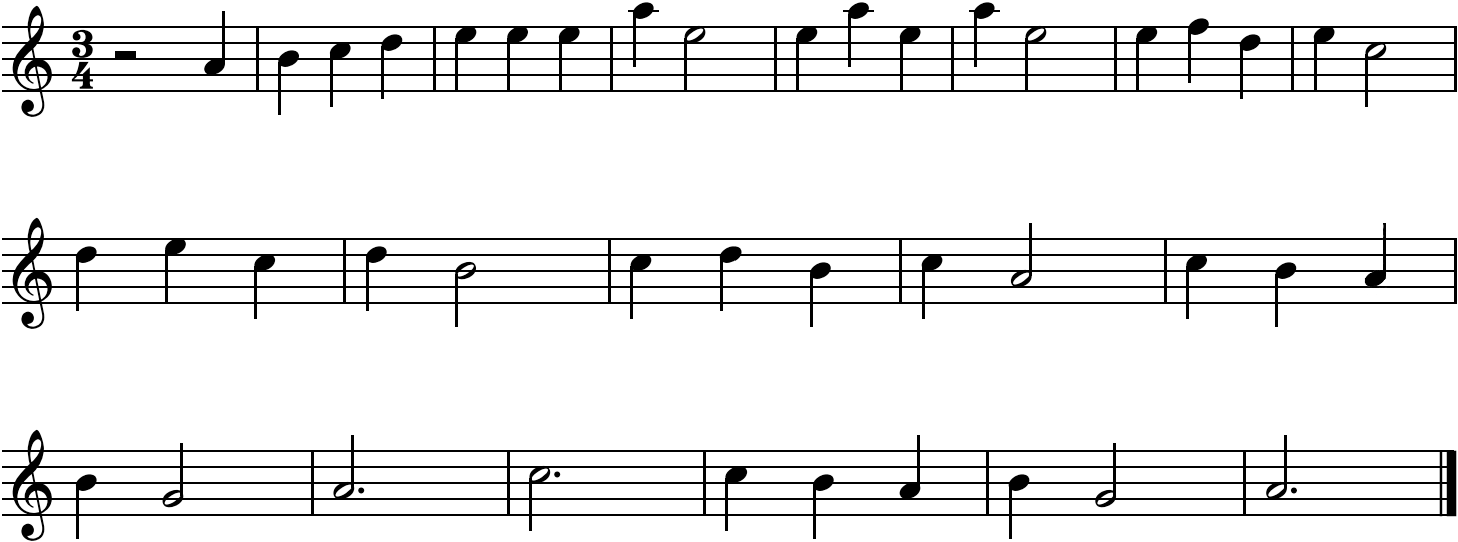
#> input picture JaneMaryam/Maryam.png, 1458 x 542 px
$ jupyter execute --allow-errors Maryam.ipynb
#> lines starting #> are read from the running program, lines starting #| are printed output that depends on the picture
[cell 1]
import cv2 as cv
import numpy as np
from matplotlib import pyplot as plt
import pydub
import sounddevice as sd
from matplotlib import pyplot as plt
from scipy.io.wavfile import read, write

[cell 2]
img = cv.imread("Maryam.png", cv.IMREAD_GRAYSCALE)
#> img is the input picture: shape (542, 1458); min 0, max 255, mean 233.7

[cell 3]
def detectLines(img):
    dst = cv.Canny(img, 50, 200, None, 3)
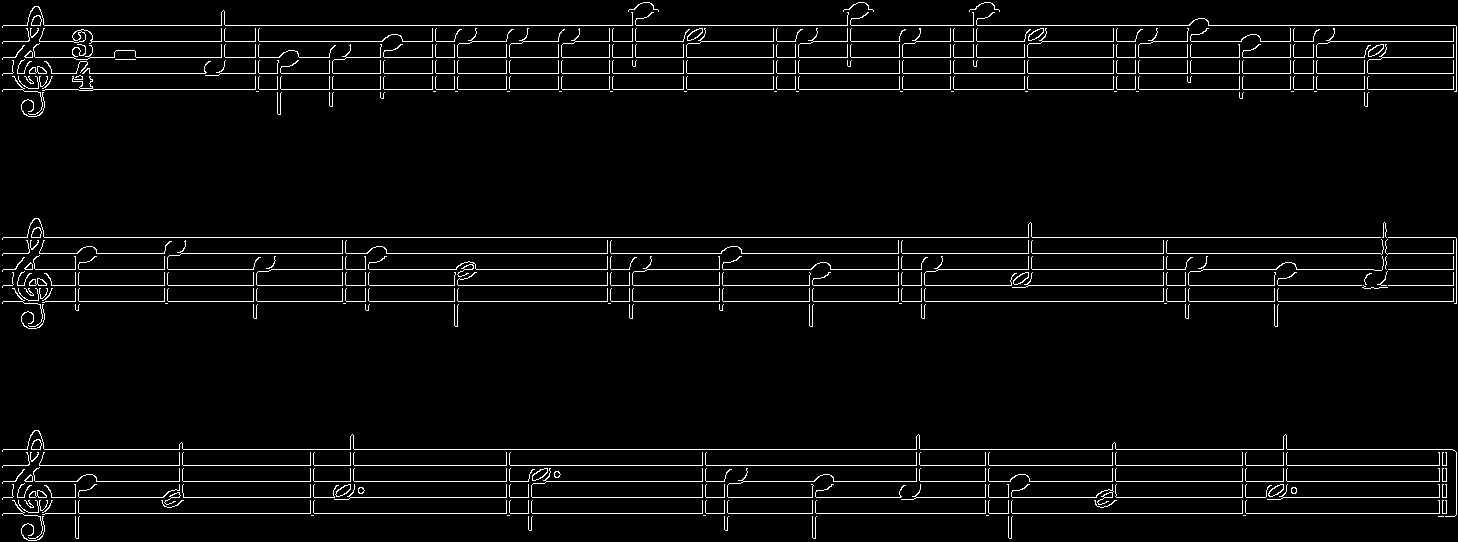
#> dst: shape (542, 1458); 3.9% white in thin lines or dots

    cdst = cv.cvtColor(dst, cv.COLOR_GRAY2BGR)
#> cdst: shape (542, 1458, 3); 3.9% white in thin lines or dots

    linesP = cv.HoughLinesP(dst, 1, np.pi / 180, 50, None, 50, 10)
#> linesP = 69 rows, first 6: [3, 465, 1456, 465], [3, 285, 1011, 285], [741, 253, 1456, 253], [45, 301, 1456, 301], [96, 481, 528, 481], [45, 513, 1456, 513]

    lines_x = []
    lines_y = []

    for i in range(0, len(linesP)):
        l = linesP[i][0]

        if (abs(l[0] - l[2]) <= 1):
            continue

        if (lines_x == [] or lines_y == []):
            lines_x.append(l[0])
            lines_y.append(l[1])

        if (abs(lines_y[-1] - l[1]) < 1):
            continue
        else:
            lines_x.append(l[0])
            lines_y.append(l[1])
#> this loop made 69 passes
#> l on passes 1 to 12: [3, 465, 1456, 465], [3, 285, 1011, 285], [741, 253, 1456, 253], [45, 301, 1456, 301], [96, 481, 528, 481], [45, 513, 1456, 513], [220, 73, 1456, 73], [136, 57, 279, 57], [93, 89, 1456, 89], [3, 449, 1452, 449], [813, 41, 899, 41], [3, 237, 1455, 237]
#> after the loop, lines_x = 53 values, max 1404 at index 22, min 2 at index 30, mean 617.3; lines_y = 53 values, max 513 at index 5, min 25 at index 14, mean 290.8

    lines_x = np.asarray(lines_x)
    lines_y = np.asarray(lines_y)

    index = np.argsort(lines_y)
#> index = 53 values, max 52 at index 39, min 0 at index 35, mean 26
    lines_x = lines_x[index]
#> lines_x = 53 values, max 1404 at index 4, min 2 at index 10, mean 617.3
    lines_y = lines_y[index]
#> lines_y = 53 values from 25 to 513

    diff = np.diff(lines_y)
#> diff = 52 values, max 148 at index 33, min 0 at index 0, mean 9.38
    indices_toKeep = [0]
    for i in range(diff.shape[-1]):
        if (diff[i] > 5):
            indices_toKeep.append(i+1)
#> after the loop, indices_toKeep = [0, 2, 6, 11, 12, 14, 15, 19, 28, 33, 34, 35, 36, 43, 52]

    lines_x = lines_x[indices_toKeep]
#> lines_x = [3, 3, 1382, 220, 93, 3, 741, 164, 1365, 45, 3, 3, 1191, 195, 45]
    lines_y = lines_y[indices_toKeep]
#> lines_y = [25, 41, 57, 73, 89, 237, 253, 268, 284, 301, 449, 465, 481, 497, 513]
    lines_y[6] += 4
    lines_y[13] += 2

    for i in range(lines_y.shape[-1]):
        cv.line(cdst, (0, lines_y[i]), (1740, lines_y[i]), (0,0,255), 3, cv.LINE_AA)
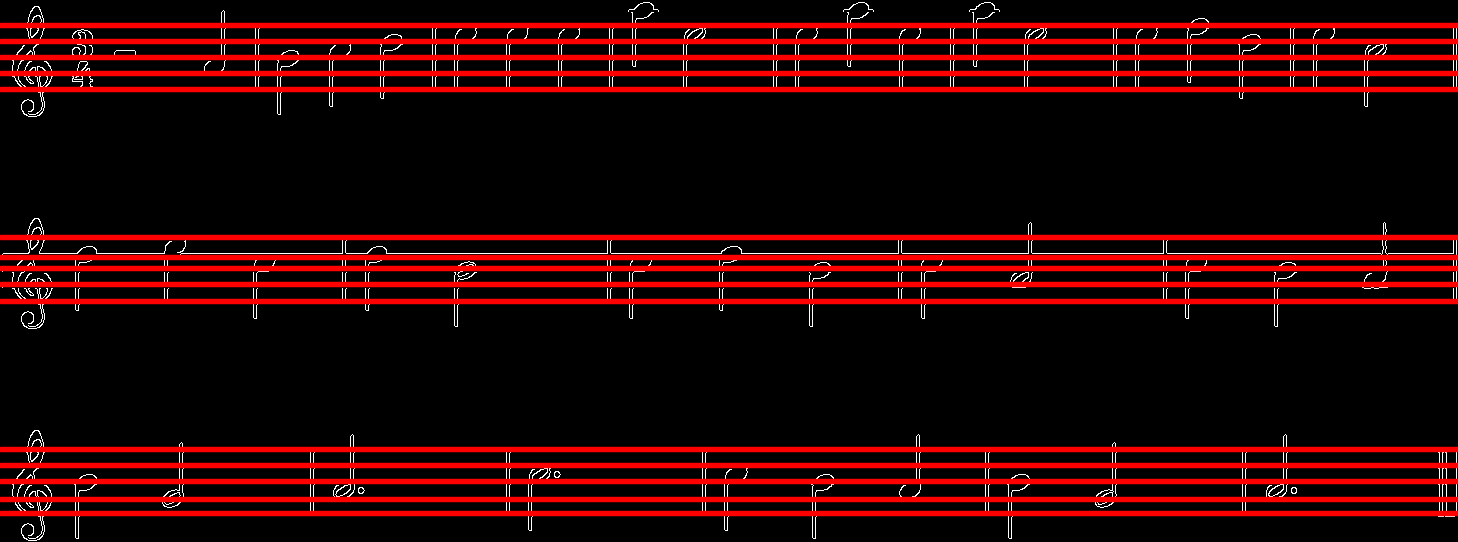
#> cdst: shape (542, 1458, 3); mean B, G, R 3.1, 3.1, 41.5

    return lines_x, lines_y, cdst

[cell 4]
lines_x, lines_y, cdst = detectLines(img)
#> lines_y = [25, 41, 57, 73, 89, 237, 257, 268, 284, 301, 449, 465, 481, 499, 513]

_ = plt.imshow(cdst[:,:,(2,1,0)])
_ = plt.xticks([])
_ = plt.yticks([])
_ = plt.box(0)

[cell 5]
def detectNotes(img, template, threshold, dur, down):
    img2 = img.copy()

    w, h = template.shape[::-1]

    res = cv.matchTemplate(img, template, cv.TM_CCOEFF_NORMED)
    loc = np.where( res >= threshold)

    rects = list(zip(*loc[::-1], loc[0].shape[0]*[dur]))
    rects = sorted(rects, key = lambda x: (x[0], x[1]))
    rects = np.asarray(rects)

    keep = [0]
    x_margin = 20
    y_margin = 20
    prev_x = rects[0][0]
    prev_y = rects[0][1]

    for i in range(1, rects.shape[0]):
        for j in range(0, i):
            if (abs(rects[i][0] - rects[j][0]) < x_margin and abs(rects[i][1] - rects[j][1]) < y_margin):
                break;
        else:
            keep.append(i)

    rects = rects[keep]

    for pt in rects:
        cv.rectangle(img2, pt[0:2], (pt[0] + w, pt[1] + h), (0,0,255), 2)

    rects = rects + [0, (h - 7 if dur == 4 else h - 11) if down == 0 else (10 if dur == 4 else 9), 0]

    return rects, img2

# [11 lines left out: function attachNotes, not called in this run]

[cell 6]
template1 = cv.imread("quarter.PNG", cv.IMREAD_GRAYSCALE)
template2 = cv.imread("half.PNG", cv.IMREAD_GRAYSCALE)
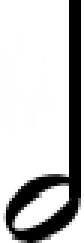
#> input picture JaneMaryam/half.png, 28 x 81 px, found by its file name (shown 3 times larger)
#> template2 is the input picture: shape (81, 28); min 0, max 255, mean 196.8
template3 = cv.imread("quarter2.PNG", cv.IMREAD_GRAYSCALE)
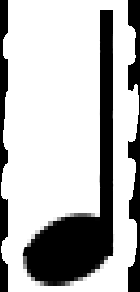
#> input picture 6-27-2023-12'35''/quarter2.png, 140 x 292 px, found by its file name
#> template3 is the input picture: shape (292, 140); min 0, max 255, mean 185
template4 = cv.imread("half2.PNG", cv.IMREAD_GRAYSCALE)
template5 = cv.imread("dot.PNG", cv.IMREAD_GRAYSCALE)

thresholdQ = 0.75
thresholdH = 0.45
thresholdH2 = 0.5
thresholdD = 0.55

#> (the rest of this cell did not finish here and is left out)

rectsH, imgH = detectNotes(img, template2, thresholdH, 2, 0)
rectsQ2, imgQ2 = detectNotes(img, template3, thresholdQ, 4, 1)
rectsH2, imgH2 = detectNotes(img, template4, thresholdH2, 2, 1)
rectsD, imgD = detectNotes(img, template5, thresholdD, -1, 0)

rects = attachNotes(rectsQ, rectsH, rectsQ2, rectsH2)

_ = plt.imshow(imgH2, cmap = plt.cm.gray)
_ = plt.xticks([])
_ = plt.yticks([])
_ = plt.box(0)

[cell 7]
# [101 lines left out: function compile_music, not called in this run]

#> (a cell that did not finish here is left out)

[cell 9]
def getDurations(tempo, fs):
    whole_note = 4*60*fs/tempo
    durs = np.array([[whole_note/(2**i),dotted(whole_note/(2**i))] for i in range(6)])

    return durs.flatten()

def dotted(dur):
    return dur*1.5

# [30 lines left out: functions sin_wave, play_note, put_note, get_music, not called in this run]

[cell 10]
notes_base = 2**(np.arange(12)/12)*27.5 # A0; A4= 440 Hz
tempo = 120
ring = 3 # how long the sine wave rings. lower value = more ringing/sustain
fs = 44100
notes_duration = getDurations(tempo,fs)
